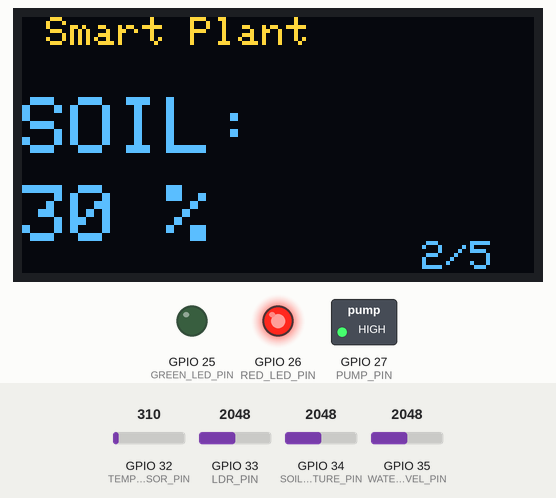
Recording of a program running on a simulated ESP32. Parts: 128×64 one-colour display, switched loads named in the program (green lamp = pin HIGH), output pins drawn as LEDs (lit = HIGH). The test bench sets the inputs (shaded band); at power-on: GPIO 35 (WATER_LEVEL_PIN) = 2048, GPIO 33 (LDR_PIN) = 2048, GPIO 32 (TEMP_SENSOR_PIN) = 310, GPIO 34 (SOIL_MOISTURE_PIN) = 2048 (analog values on the 0–4095 scale). The OLED is the two-colour kind (top 16 rows yellow); WiFi joins after 1.5 s; servers stay silent unless stated; random numbers use the default seed unless the program sets one; no MQTT or app messages arrive unless stated; what the program prints to the serial monitor is not drawn.

Above: at 10.6 s.
10.7 s: GPIO 35 (WATER_LEVEL_PIN) set to 2866
At 21.0 s:
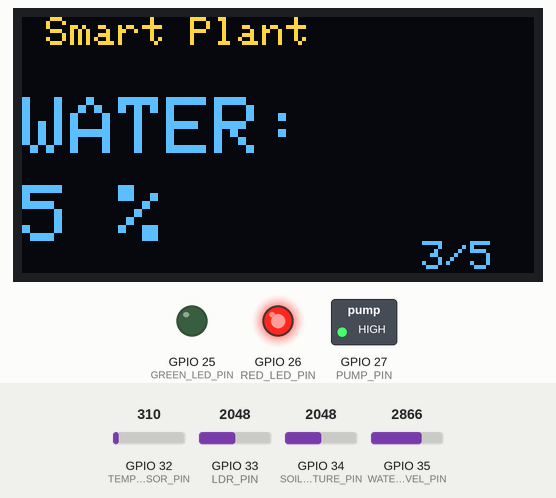
21.5 s: GPIO 33 (LDR_PIN) set to 216
At 31.2 s:
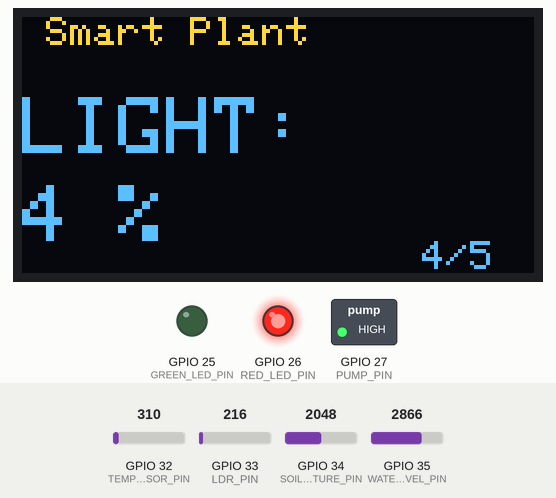
41.5 s: GPIO 32 (TEMP_SENSOR_PIN) set to 372
At 51.2 s:
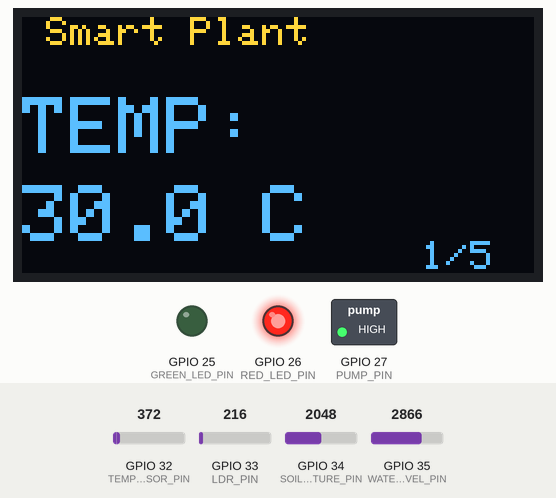
51.5 s: GPIO 34 (SOIL_MOISTURE_PIN) set to 1228
At 60.4 s:
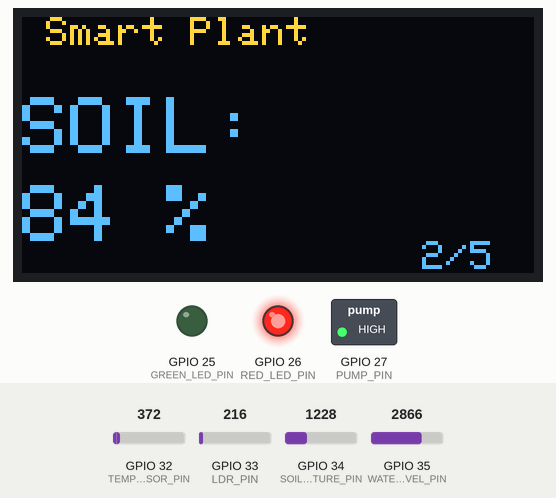
61.5 s: GPIO 35 (WATER_LEVEL_PIN) set to 3972
At 70.6 s:
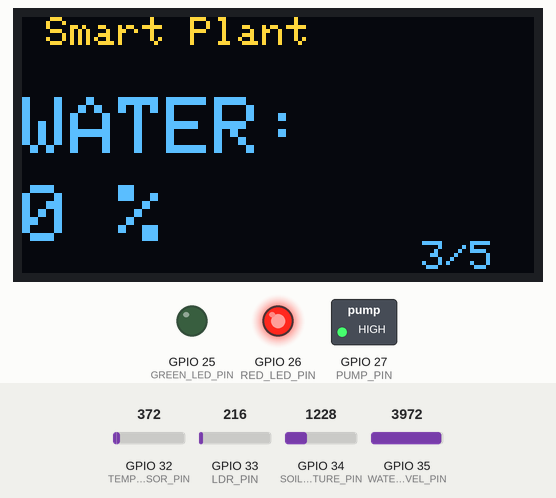
Timing chart, 0 to 72.1 s (numbered marks = the images above; inputs shaded):
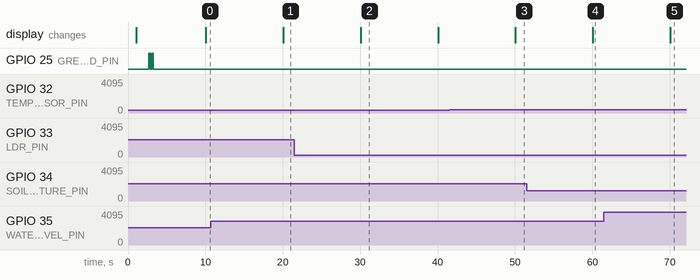

The program:

main.cpp
```cpp
#include <Arduino.h>
#include <WiFi.h>
#include "config.h"
#include "sensors.h"
#include "mqtt.h"

unsigned long lastSensorRead = 0;

void setup() {
    Serial.begin(115200);
    delay(1000);

    Serial.println("\n\n╔═══════════════════════════════════╗");
    Serial.println("║  Smart Plant IoT System v2.0     ║");
    Serial.println("║  ESP32 DevKit v1                  ║");
    Serial.println("╚═══════════════════════════════════╝\n");

    initLEDs();

    setRedLED(true);
    setGreenLED(false);
    Serial.println("🔴 Crvena LED ON - Pumpa ugašena pri startu");

    if (!initDisplay()) {
        Serial.println("⚠️ OLED Display nije dostupan - nastavljam bez njega");
    }

    Serial.print("Povezivanje na WiFi: ");
    Serial.println(WIFI_SSID);

    WiFi.begin(WIFI_SSID, WIFI_PASSWORD);

    int attempts = 0;
    while (WiFi.status() != WL_CONNECTED && attempts < 20) {
        delay(500);
        Serial.print(".");
        attempts++;
    }

    if (WiFi.status() == WL_CONNECTED) {
        Serial.println("\n✓ WiFi povezan!");
        Serial.print("IP adresa: ");
        Serial.println(WiFi.localIP());
    } else {
        Serial.println("\n❌ WiFi greška!");
        blinkLED(RED_LED_PIN, 10, 200);
        return;
    }

    if (!initSensors()) {
        Serial.println("❌ Greška: Senzori!");
        return;
    }

    if (!initMQTT()) {
        Serial.println("❌ MQTT greška!");
        return;
    }

    connectMQTT();

    Serial.println("\n═══════════════════════════════════");
    Serial.println("  ✓ Sistem spreman!");
    Serial.println("  🔴 Crvena LED = Pumpa ugašena");
    Serial.println("  🟢 Zelena LED blinka = Pumpa radi");
    Serial.println("═══════════════════════════════════\n");

    setRedLED(true);
    setGreenLED(false);

    randomSeed(analogRead(33));
}

void loop() {
    unsigned long currentMillis = millis();

    mqttLoop();

    updatePumpLED();

    if (currentMillis - lastSensorRead >= SENSOR_READ_INTERVAL) {
        lastSensorRead = currentMillis;

        Serial.println("\n─── Očitavanje senzora ───");

        SensorData data = readAllSensors();

        // Ispis na Serial
        Serial.print("🌡️  Temperatura:     ");
        Serial.print(data.temperature, 1);
        Serial.println(" °C");

        Serial.print("💧 Vlažnost tla:    ");
        Serial.print(data.soilMoisture);
        Serial.println(" %");

        Serial.print("🚰 Nivo vode:       ");
        Serial.print(data.waterLevel);
        Serial.println(" %");

        Serial.print("💡 Svjetlost (LDR): ");
        Serial.print(data.lightLevel);
        Serial.println(" %");

        Serial.print("💨 Vlažnost zraka:  ");
        Serial.print(data.humidity);
        Serial.println(" %");

        updateDisplay(data);

        if (WiFi.status() == WL_CONNECTED) {
            publishSensorData(data);
        } else {
            Serial.println("⚠️  WiFi nije povezan!");
            WiFi.reconnect();
        }

        if (!isPumpRunning()) {
            if (isSoilDry()) {
                Serial.println("⚠️  TLO JE SUVO!");
            }

            if (isWaterLow()) {
                Serial.println("⚠️  NIZAK NIVO VODE!");
            }

            if (isNightTime()) {
                Serial.println("🌙 Noć je");
            }

            setRedLED(true);
            setGreenLED(false);
        }
    }

    delay(10);
}
```

mqtt.cpp
```cpp
#include "mqtt.h"
#include "config.h"
#include "sensors.h"
#include <ArduinoJson.h>

WiFiClient espClient;
PubSubClient mqttClient(espClient);

bool pumpRunning = false;
unsigned long pumpStartTime = 0;
unsigned long lastPumpBlink = 0;
bool pumpLedState = false;

bool initMQTT() {
    mqttClient.setServer(MQTT_BROKER, MQTT_PORT);
    mqttClient.setCallback(mqttCallback);

    pinMode(PUMP_PIN, OUTPUT);
    digitalWrite(PUMP_PIN, HIGH);

    Serial.println("✓ MQTT inicijaliziran");
    Serial.println("✓ Pumpa inicijalno UGAŠENA (GPIO 27)");
    Serial.print("  Broker: ");
    Serial.print(MQTT_BROKER);
    Serial.print(":");
    Serial.println(MQTT_PORT);

    return true;
}

bool connectMQTT() {
    Serial.print("Povezivanje na MQTT broker.. .");

    if (mqttClient.connect(MQTT_CLIENT_ID)) {
        Serial.println(" ✓ povezano!");

        mqttClient.subscribe(MQTT_TOPIC_CONTROL);
        Serial.print("Pretplaćen na:  ");
        Serial.println(MQTT_TOPIC_CONTROL);

        blinkLED(GREEN_LED_PIN, 2, 200);

        return true;
    } else {
        Serial.print(" ✗ greška, rc=");
        Serial.println(mqttClient.state());

        blinkLED(RED_LED_PIN, 3, 100);

        return false;
    }
}

bool publishSensorData(const SensorData& data) {
    StaticJsonDocument<256> doc;

    doc["device_id"] = MQTT_CLIENT_ID;
    doc["temperature"] = data.temperature;
    doc["soil_moisture"] = data.soilMoisture;
    doc["water_level"] = data.waterLevel;
    doc["light_level"] = data. lightLevel;
    doc["humidity"] = data.humidity;
    doc["timestamp"] = data.timestamp;

    char jsonBuffer[256];
    serializeJson(doc, jsonBuffer);

    bool success = mqttClient.publish(MQTT_TOPIC_SENSOR, jsonBuffer);

    if (success) {
        Serial.println("📤 Podaci poslani:");
        Serial.println(jsonBuffer);
    } else {
        Serial.println("❌ Greška pri slanju podataka!");
    }

    return success;
}

void mqttCallback(char* topic, byte* payload, unsigned int length) {
    Serial.print("📩 Poruka na topic: ");
    Serial.println(topic);

    char message[length + 1];
    memcpy(message, payload, length);
    message[length] = '\0';

    Serial.print("Sadržaj:  ");
    Serial.println(message);

    StaticJsonDocument<128> doc;
    DeserializationError error = deserializeJson(doc, message);

    if (error) {
        Serial.print("JSON greška: ");
        Serial.println(error.c_str());
        return;
    }

    if (doc. containsKey("pump")) {
        bool pumpState = doc["pump"];
        controlPump(pumpState);
    }
}

void controlPump(bool state) {
    if (state && isWaterLow()) {
        Serial.println("❌ NIZAK NIVO VODE - Pumpa se ne može uključiti!");
        blinkLED(RED_LED_PIN, 5, 100);
        return;
    }

    if (state) {
        digitalWrite(PUMP_PIN, LOW);
        pumpRunning = true;
        pumpStartTime = millis();

        Serial.println("💧 Pumpa: UKLJUČENA");
        Serial.println("💡 Zelena LED blinka...");

        setRedLED(false);
    } else {

        digitalWrite(PUMP_PIN, HIGH);
        pumpRunning = false;

        Serial.println("💧 Pumpa: ISKLJUČENA");
        Serial.println("💡 Crvena LED svijetli");

        setGreenLED(false);
        setRedLED(true);
    }
}

void updatePumpLED() {
    if (pumpRunning) {
        unsigned long now = millis();

        if (now - pumpStartTime >= PUMP_DURATION) {
            Serial.println("Vrijeme proslo  - gasim pumpu");
            controlPump(false);
            return;
        }

        if (now - lastPumpBlink >= 250) {
            lastPumpBlink = now;
            pumpLedState = !pumpLedState;
            digitalWrite(GREEN_LED_PIN, pumpLedState ? HIGH : LOW);
        }
    }
}


bool isPumpRunning() {
    return pumpRunning;
}


void mqttLoop() {
    if (!mqttClient.connected()) {
        reconnectMQTT();
    }
    mqttClient.loop();
}


void reconnectMQTT() {
    static unsigned long lastAttempt = 0;
    unsigned long now = millis();

    if (now - lastAttempt > MQTT_RECONNECT_INTERVAL) {
        lastAttempt = now;

        Serial.println("Pokušaj ponovnog povezivanja...");
        if (connectMQTT()) {
            lastAttempt = 0;
        }
    }
}
```

mqtt.h
```cpp
#ifndef MQTT_H
#define MQTT_H

#include <WiFi.h>
#include <PubSubClient.h>
#include "sensors.h"

bool initMQTT();
bool connectMQTT();
void reconnectMQTT();
void mqttLoop();

void mqttCallback(char* topic, byte* payload, unsigned int length);

bool publishSensorData(const SensorData& data);

void controlPump(bool state);
void updatePumpLED();
bool isPumpRunning();

#endif
```

sensors.cpp
```cpp
#include "sensors.h"
#include "config.h"
#include <Wire.h>
#include <Adafruit_GFX.h>
#include <Adafruit_SSD1306.h>

#define SCREEN_WIDTH 128
#define SCREEN_HEIGHT 64
#define OLED_RESET -1
#define SCREEN_ADDRESS 0x3C

Adafruit_SSD1306 display(SCREEN_WIDTH, SCREEN_HEIGHT, &Wire, OLED_RESET);
bool displayInitialized = false;

unsigned long lastDisplayChange = 0;
int currentDisplayPage = 0;
#define DISPLAY_ROTATE_INTERVAL 3000
#define TOTAL_DISPLAY_PAGES 5


SensorData cachedData;


bool initSensors() {
    analogReadResolution(12);

    pinMode(SOIL_MOISTURE_PIN, INPUT);
    pinMode(WATER_LEVEL_PIN, INPUT);
    pinMode(LDR_PIN, INPUT);
    pinMode(TEMP_SENSOR_PIN, INPUT);

    Serial.println("✓ Senzori inicijalizirani");
    Serial.println("  - Soil Moisture: GPIO 34");
    Serial.println("  - Water Level:   GPIO 35");
    Serial.println("  - LDR (Light):   GPIO 33");
    Serial.println("  - Temperature:   GPIO 32");

    return true;
}

void initLEDs() {
    pinMode(GREEN_LED_PIN, OUTPUT);
    pinMode(RED_LED_PIN, OUTPUT);
    digitalWrite(GREEN_LED_PIN, LOW);
    digitalWrite(RED_LED_PIN, LOW);
    Serial.println("✓ LED diode inicijalizirane (GPIO 25, 26)");
}

bool initDisplay() {
    Wire.begin(I2C_SDA, I2C_SCL);

    if (!display.begin(SSD1306_SWITCHCAPVCC, SCREEN_ADDRESS)) {
        Serial.println("❌ OLED Display nije pronađen!");
        displayInitialized = false;
        return false;
    }

    displayInitialized = true;
    display.clearDisplay();
    display.setTextSize(1);
    display.setTextColor(SSD1306_WHITE);
    display.setCursor(0, 0);
    display.println("Smart Plant");
    display.println("Starting...");
    display.display();

    Serial.println("✓ OLED Display inicijaliziran (I2C SDA:21, SCL:22)");
    return true;
}

SensorData readAllSensors() {
    SensorData data;

    data.temperature = readTemperature();
    data.soilMoisture = readSoilMoisture();
    data.waterLevel = readWaterLevel();
    data.lightLevel = readLightLevel();
    data.humidity = generateHumidity();
    data.timestamp = millis();

    return data;
}


int generateHumidity() {
    return random(45, 66);
}

int readSoilMoisture() {
    int raw = analogRead(SOIL_MOISTURE_PIN);
    Serial.print("  [DEBUG] Soil RAW: ");
    Serial.println(raw);

    #if SIMULATE_DISCONNECTED_SENSORS
    if (raw <= 10 || raw >= 4090) {
        return random(40, 75);
    }
    #endif

    int percent = map(raw, SOIL_DRY_VALUE, SOIL_WET_VALUE, 0, 100);
    percent = constrain(percent, 0, 100);

    return percent;
}

int readWaterLevel() {
    int raw = analogRead(WATER_LEVEL_PIN);
    Serial.print("  [DEBUG] Water RAW: ");
    Serial.println(raw);

    #if SIMULATE_DISCONNECTED_SENSORS
    if (raw <= 10 || raw >= 4090) {
        return random(60, 90);
    }
    #endif

    int percent = map(raw, WATER_EMPTY_VALUE, WATER_FULL_VALUE, 0, 100);
    percent = constrain(percent, 0, 100);

    return percent;
}

int readLightLevel() {
    int raw = analogRead(LDR_PIN);
    Serial.print("  [DEBUG] Light RAW: ");
    Serial.println(raw);

    int percent = map(raw, LDR_DARK_VALUE, LDR_BRIGHT_VALUE, 0, 100);
    percent = constrain(percent, 0, 100);

    return percent;
}

float readTemperature() {
    int raw = analogRead(TEMP_SENSOR_PIN);
    Serial.print("  [DEBUG] Temp RAW: ");
    Serial.println(raw);

    #if SIMULATE_DISCONNECTED_SENSORS
    if (raw <= 10 || raw >= 4090) {
        return 20.0 + (random(0, 100) / 10.0);
    }
    #endif

    float voltage = raw * (3.3 / 4095.0);
    float tempC = voltage * 100.0;

    if (tempC > 60.0) tempC = 25.0;
    if (tempC < -10.0) tempC = 20.0;

    return tempC;


}

bool isSoilDry() {
    return readSoilMoisture() < SOIL_DRY_THRESHOLD;
}

bool isWaterLow() {
    return readWaterLevel() < WATER_MIN_LEVEL;
}

bool isNightTime() {
    return readLightLevel() < NIGHT_THRESHOLD;
}


void setGreenLED(bool state) {
    digitalWrite(GREEN_LED_PIN, state ? HIGH : LOW);
    Serial.print("  [LED] Zelena: ");
    Serial.println(state ? "ON" : "OFF");
}

void setRedLED(bool state) {
    digitalWrite(RED_LED_PIN, state ? HIGH : LOW);
    Serial.print("  [LED] Crvena: ");
    Serial.println(state ? "ON" : "OFF");
}

void blinkLED(int pin, int times, int delayMs) {
    for (int i = 0; i < times; i++) {
        digitalWrite(pin, HIGH);
        delay(delayMs);
        digitalWrite(pin, LOW);
        delay(delayMs);
    }
}

void updateDisplay(const SensorData& data) {
    if (!displayInitialized) return;

    cachedData = data;

    unsigned long now = millis();

    if (now - lastDisplayChange >= DISPLAY_ROTATE_INTERVAL) {
        lastDisplayChange = now;
        currentDisplayPage = (currentDisplayPage + 1) % TOTAL_DISPLAY_PAGES;
    }

    display.clearDisplay();
    display.setTextSize(1);
    display.setTextColor(SSD1306_WHITE);

    display.setCursor(0, 0);
    display.println(" Smart Plant ");
    display.println();

    display.setTextSize(2);

    switch (currentDisplayPage) {
        case 0:
            display.setCursor(0, 20);
            display.println("TEMP:");
            display.setCursor(0, 42);
            display.print(cachedData.temperature, 1);
            display.println(" C");
            break;

        case 1:
            display.setCursor(0, 20);
            display.println("SOIL:");
            display.setCursor(0, 42);
            display.print(cachedData.soilMoisture);
            display.println(" %");
            break;

        case 2:
            display.setCursor(0, 20);
            display.println("WATER:");
            display.setCursor(0, 42);
            display.print(cachedData.waterLevel);
            display.println(" %");
            break;

        case 3:
            display.setCursor(0, 20);
            display.println("LIGHT:");
            display.setCursor(0, 42);
            display.print(cachedData.lightLevel);
            display.println(" %");
            break;

        case 4:
            display.setCursor(0, 20);
            display.println("HUMID:");
            display.setCursor(0, 42);
            display.print(cachedData.humidity);
            display.println(" %");
            break;
    }

    display.setTextSize(1);
    display.setCursor(100, 56);
    display.print(currentDisplayPage + 1);
    display.print("/");
    display.print(TOTAL_DISPLAY_PAGES);

    display.display();
}
```

sensors.h
```cpp
#ifndef SENSORS_H
#define SENSORS_H

#include <Arduino.h>

struct SensorData {
    float temperature;
    int soilMoisture;
    int waterLevel;
    int lightLevel;
    int humidity;
    unsigned long timestamp;
};

bool initSensors();
void initLEDs();
bool initDisplay();

SensorData readAllSensors();
int readSoilMoisture();
int readWaterLevel();
int readLightLevel();
float readTemperature();
int generateHumidity();

bool isSoilDry();
bool isWaterLow();
bool isNightTime();

void setGreenLED(bool state);
void setRedLED(bool state);
void blinkLED(int pin, int times, int delayMs);

void updateDisplay(const SensorData& data);

#endif
```

config.h
```cpp
#ifndef CONFIG_H
#define CONFIG_H


#define WIFI_SSID "Harun"
#define WIFI_PASSWORD "12345678"


//IP ADRESA za kucni net - 192.168.0.105
#define MQTT_BROKER "172.20.10.2"  // IP za iphone hotspot
#define MQTT_PORT 1883
#define MQTT_CLIENT_ID "ESP32_SmartPlant"
#define MQTT_TOPIC_SENSOR "smartplant/sensors"
#define MQTT_TOPIC_CONTROL "smartplant/control"


#define TEMP_SENSOR_PIN 32
#define SOIL_MOISTURE_PIN 34
#define WATER_LEVEL_PIN 35
#define LDR_PIN 33

#define I2C_SDA 21
#define I2C_SCL 22

#define PUMP_PIN 27
#define GREEN_LED_PIN 25
#define RED_LED_PIN 26

#define ADC_MAX_VALUE 4095

#define SOIL_DRY_VALUE 2500
#define SOIL_WET_VALUE 1000
#define SOIL_DRY_THRESHOLD 30


#define WATER_EMPTY_VALUE 3000
#define WATER_FULL_VALUE 500
#define WATER_MIN_LEVEL 20

#define LDR_DARK_VALUE 50
#define LDR_BRIGHT_VALUE 3800
#define NIGHT_THRESHOLD 30


#define SIMULATE_DISCONNECTED_SENSORS true

#define SENSOR_READ_INTERVAL 10000
#define MQTT_RECONNECT_INTERVAL 5000
#define PUMP_DURATION 5000

#endif
```

Measured:
- what the display in image 2 shows lasts 10.0 s, from 30.1 s to 40.1 s
